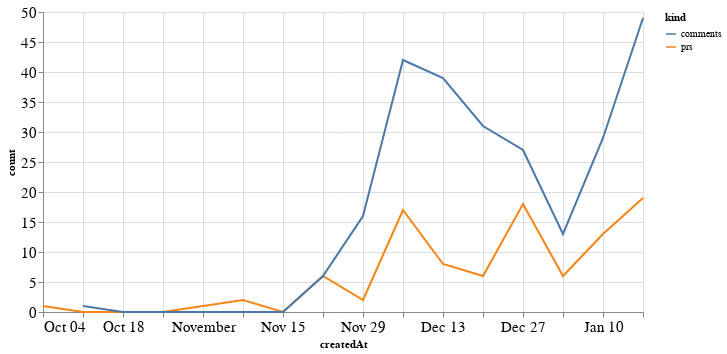

Here is the notebook cell this chart was saved with:
### Code cell
alt.Chart(total_time, width=600).mark_line().encode(
    x='createdAt',
    y='count',
    color='kind'
)

### Figure 1 — Vega-Lite specification as saved in the notebook (floating-point values rounded to 4 significant figures)
{"config": {"axisLeft": {"labelFontSize": 15}, "axisBottom": {"labelFontSize": 15}}, "data": {"name": "data-d7b9051378d6fe13983242fc262f45ce"}, "mark": "line", "encoding": {"color": {"type": "nominal", "field": "kind"}, "x": {"type": "temporal", "field": "createdAt"}, "y": {"type": "quantitative", "field": "count"}}, "width": 600, "$schema": "https://vega.github.io/schema/vega-lite/v4.8.1.json", "datasets": {"data-d7b9051378d6fe13983242fc262f45ce": [{"createdAt": "2020-10-04T00:00:00", "kind": "prs", "count": 1.0}, {"createdAt": "2020-10-11T00:00:00", "kind": "prs", "count": 0.0}, {"createdAt": "2020-10-18T00:00:00", "kind": "prs", "count": 0.0}, {"createdAt": "2020-10-25T00:00:00", "kind": "prs", "count": 0.0}, {"createdAt": "2020-11-01T00:00:00", "kind": "prs", "count": 1.0}, {"createdAt": "2020-11-08T00:00:00", "kind": "prs", "count": 2.0}, {"createdAt": "2020-11-15T00:00:00", "kind": "prs", "count": 0.0}, {"createdAt": "2020-11-22T00:00:00", "kind": "prs", "count": 6.0}, {"createdAt": "2020-11-29T00:00:00", "kind": "prs", "count": 2.0}, {"createdAt": "2020-12-06T00:00:00", "kind": "prs", "count": 17.0}, {"createdAt": "2020-12-13T00:00:00", "kind": "prs", "count": 8.0}, {"createdAt": "2020-12-20T00:00:00", "kind": "prs", "count": 6.0}, {"createdAt": "2020-12-27T00:00:00", "kind": "prs", "count": 18.0}, {"createdAt": "2021-01-03T00:00:00", "kind": "prs", "count": 6.0}, {"createdAt": "2021-01-10T00:00:00", "kind": "prs", "count": 13.0}, {"createdAt": "2021-01-17T00:00:00", "kind": "prs", "count": 19.0}, {"createdAt": "2020-10-04T00:00:00", "kind": "comments", "count": null}, {"createdAt": "2020-10-11T00:00:00", "kind": "comments", "count": 1.0}, {"createdAt": "2020-10-18T00:00:00", "kind": "comments", "count": 0.0}, {"createdAt": "2020-10-25T00:00:00", "kind": "comments", "count": 0.0}, {"createdAt": "2020-11-01T00:00:00", "kind": "comments", "count": 0.0}, {"createdAt": "2020-11-08T00:00:00", "kind": "comments", "count": 0.0}, {"createdAt": "2020-11-15T00:00:00", "kind": "comments", "count": 0.0}, {"createdAt": "2020-11-22T00:00:00", "kind": "comments", "count": 6.0}, {"createdAt": "2020-11-29T00:00:00", "kind": "comments", "count": 16.0}, {"createdAt": "2020-12-06T00:00:00", "kind": "comments", "count": 42.0}, {"createdAt": "2020-12-13T00:00:00", "kind": "comments", "count": 39.0}, {"createdAt": "2020-12-20T00:00:00", "kind": "comments", "count": 31.0}, {"createdAt": "2020-12-27T00:00:00", "kind": "comments", "count": 27.0}, {"createdAt": "2021-01-03T00:00:00", "kind": "comments", "count": 13.0}, {"createdAt": "2021-01-10T00:00:00", "kind": "comments", "count": 29.0}, {"createdAt": "2021-01-17T00:00:00", "kind": "comments", "count": 49.0}]}}
